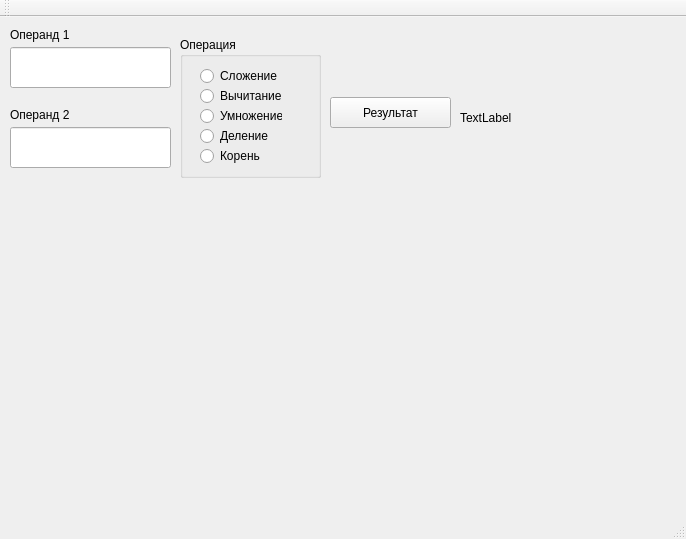
<?xml version="1.0" encoding="UTF-8"?>
<ui version="4.0">
 <class>MainWindow</class>
 <widget class="QMainWindow" name="MainWindow">
  <property name="geometry">
   <rect>
    <x>0</x>
    <y>0</y>
    <width>686</width>
    <height>539</height>
   </rect>
  </property>
  <property name="windowTitle">
   <string>MainWindow</string>
  </property>
  <widget class="QWidget" name="centralWidget">
   <widget class="QLineEdit" name="lineEdit_OP1">
    <property name="geometry">
     <rect>
      <x>10</x>
      <y>30</y>
      <width>161</width>
      <height>41</height>
     </rect>
    </property>
   </widget>
   <widget class="QLineEdit" name="lineEdit_OP2">
    <property name="geometry">
     <rect>
      <x>10</x>
      <y>110</y>
      <width>161</width>
      <height>41</height>
     </rect>
    </property>
   </widget>
   <widget class="QGroupBox" name="groupBox">
    <property name="geometry">
     <rect>
      <x>180</x>
      <y>20</y>
      <width>141</width>
      <height>141</height>
     </rect>
    </property>
    <property name="title">
     <string>Операция</string>
    </property>
    <widget class="QRadioButton" name="radioButton_Sqrt">
     <property name="geometry">
      <rect>
       <x>20</x>
       <y>110</y>
       <width>82</width>
       <height>18</height>
      </rect>
     </property>
     <property name="text">
      <string>Корень</string>
     </property>
    </widget>
    <widget class="QRadioButton" name="radioButton_Sum">
     <property name="geometry">
      <rect>
       <x>20</x>
       <y>30</y>
       <width>82</width>
       <height>18</height>
      </rect>
     </property>
     <property name="text">
      <string>Сложение</string>
     </property>
    </widget>
    <widget class="QRadioButton" name="radioButton_Sub">
     <property name="geometry">
      <rect>
       <x>20</x>
       <y>50</y>
       <width>82</width>
       <height>18</height>
      </rect>
     </property>
     <property name="text">
      <string>Вычитание</string>
     </property>
    </widget>
    <widget class="QRadioButton" name="radioButton_Mul">
     <property name="geometry">
      <rect>
       <x>20</x>
       <y>70</y>
       <width>82</width>
       <height>18</height>
      </rect>
     </property>
     <property name="text">
      <string>Умножение</string>
     </property>
    </widget>
    <widget class="QRadioButton" name="radioButton_Div">
     <property name="geometry">
      <rect>
       <x>20</x>
       <y>90</y>
       <width>82</width>
       <height>18</height>
      </rect>
     </property>
     <property name="text">
      <string>Деление</string>
     </property>
    </widget>
   </widget>
   <widget class="QPushButton" name="pushButton_Resault">
    <property name="geometry">
     <rect>
      <x>330</x>
      <y>80</y>
      <width>121</width>
      <height>31</height>
     </rect>
    </property>
    <property name="text">
     <string>Результат</string>
    </property>
   </widget>
   <widget class="QLabel" name="label_Resault">
    <property name="geometry">
     <rect>
      <x>460</x>
      <y>70</y>
      <width>221</width>
      <height>61</height>
     </rect>
    </property>
    <property name="text">
     <string>TextLabel</string>
    </property>
   </widget>
   <widget class="QLabel" name="label_OP1">
    <property name="geometry">
     <rect>
      <x>10</x>
      <y>10</y>
      <width>151</width>
      <height>16</height>
     </rect>
    </property>
    <property name="text">
     <string>Операнд 1</string>
    </property>
   </widget>
   <widget class="QLabel" name="label_OP2">
    <property name="geometry">
     <rect>
      <x>10</x>
      <y>90</y>
      <width>151</width>
      <height>16</height>
     </rect>
    </property>
    <property name="text">
     <string>Операнд 2</string>
    </property>
   </widget>
   <zorder>groupBox</zorder>
   <zorder>lineEdit_OP1</zorder>
   <zorder>lineEdit_OP2</zorder>
   <zorder>pushButton_Resault</zorder>
   <zorder>label_Resault</zorder>
   <zorder>label_OP1</zorder>
   <zorder>label_OP2</zorder>
  </widget>
  <widget class="QMenuBar" name="menuBar">
   <property name="geometry">
    <rect>
     <x>0</x>
     <y>0</y>
     <width>686</width>
     <height>21</height>
    </rect>
   </property>
  </widget>
  <widget class="QToolBar" name="mainToolBar">
   <attribute name="toolBarArea">
    <enum>TopToolBarArea</enum>
   </attribute>
   <attribute name="toolBarBreak">
    <bool>false</bool>
   </attribute>
  </widget>
  <widget class="QStatusBar" name="statusBar"/>
 </widget>
 <layoutdefault spacing="6" margin="11"/>
 <resources/>
 <connections/>
</ui>
